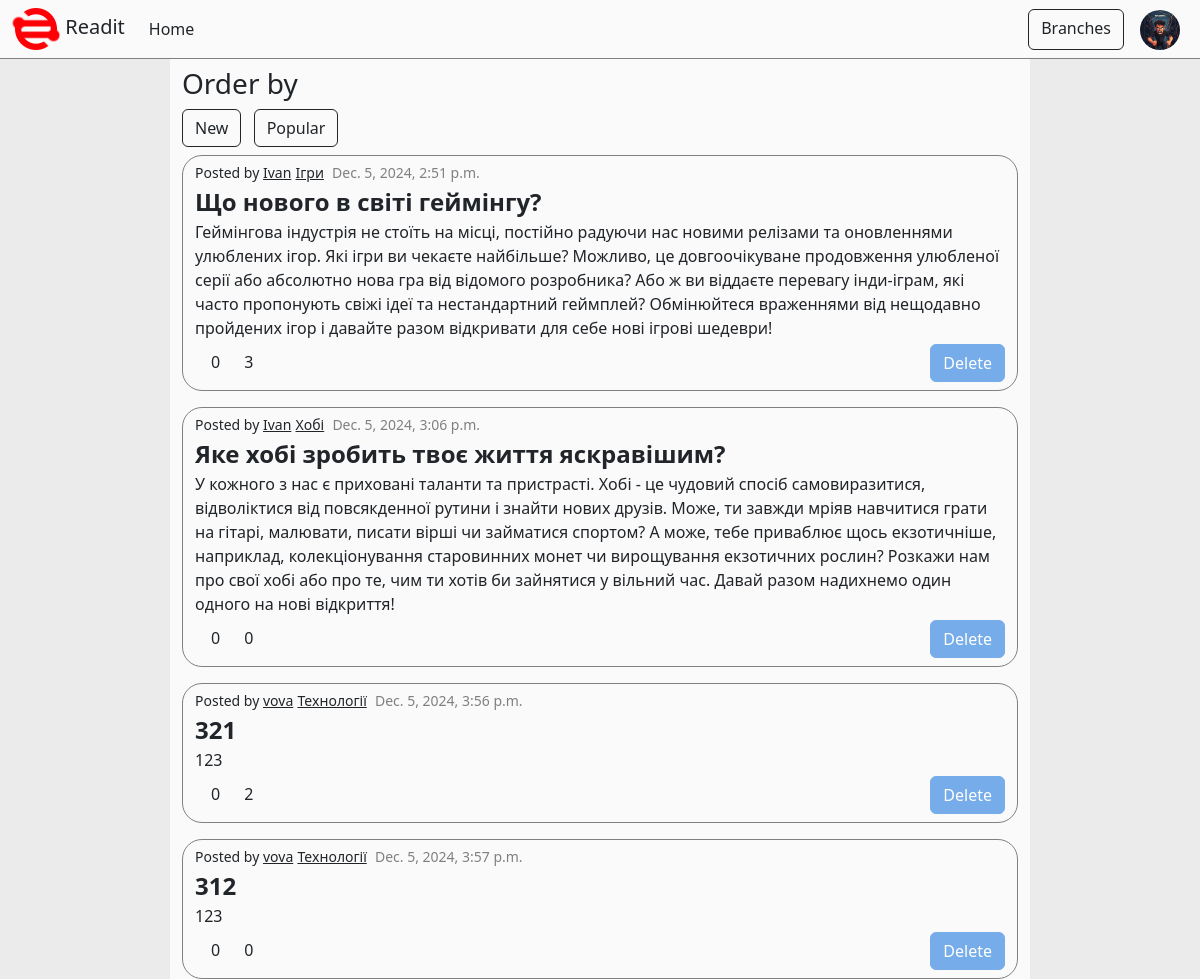
Page /posts/ (signed in) on the committed database.
### auth_sys/models.py (models this page shows)
class NewUser(AbstractUser):
    is_moderator = models.BooleanField(default=False)
    def __str__(self) -> str:
        return self.username

### user_profile/models.py (models this page shows, shortened)
class Profile(models.Model):
    user = models.OneToOneField(settings.AUTH_USER_MODEL, on_delete=models.CASCADE, related_name='profile')
    image = models.ImageField(upload_to="profile/%Y/%m/%d/", blank=True, null=True)
    def get_image_url(self):
        url = static('img/anonymous_user.png')
        if self.image:
            url = self.image.url
        return url
    def admin_panel_image(self):
        if self.image:
            return mark_safe(f'<img src="{self.image.url}" width=125>')
    admin_panel_image.short_description = 'Image'
    admin_panel_image.allow_tags = True
    class Meta:
        verbose_name = "Profile"
        verbose_name_plural = "Profiles"

### forum/models.py (models this page shows, shortened)
class Post(models.Model):
    author = models.ForeignKey(settings.AUTH_USER_MODEL, on_delete=models.CASCADE, related_name='posts')
    branch = models.ForeignKey(Branch, on_delete=models.CASCADE, related_name='posts')
    title = models.CharField(max_length=255)
    description = models.TextField()
    created = models.DateTimeField(auto_now=True)
    rating = models.OneToOneField(Rating, on_delete=models.CASCADE, related_name='post', blank=True, null=True)
    def get_absolute_url(self):
        return reverse('post-detail', kwargs={'pk': self.pk,
                                              'bk': self.branch.pk})
    class Meta:
        verbose_name = "Post"
        verbose_name_plural = "Posts"

class Branch(models.Model):
    author = models.ForeignKey(settings.AUTH_USER_MODEL, on_delete=models.CASCADE)
    name = models.CharField(max_length=255)
    description = models.TextField()
    def get_absolute_url(self):
        return reverse('branch-detail', kwargs={'pk': self.pk})
    class Meta:
        verbose_name = "Branch"
        verbose_name_plural = "Branches"

class Rating(models.Model):
    sum_rating = models.IntegerField(default=0)
    def get_rating(self):
        return sum([grade.value for grade in self.grades.all()])

class Commentary(models.Model):
    post = models.ForeignKey(Post, on_delete=models.CASCADE, related_name='comments')
    commentary = models.ForeignKey('Commentary', on_delete=models.CASCADE, related_name='comments', blank=True, null=True)
    author = models.ForeignKey(settings.AUTH_USER_MODEL, on_delete=models.CASCADE, related_name='comments')
    text = models.TextField()
    created = models.DateTimeField(auto_now=True)
    rating = models.OneToOneField(Rating, on_delete=models.CASCADE, related_name='comment', blank=True, null=True)
    class Meta:
        ordering=['-created']
        verbose_name = "Comment"
        verbose_name_plural = "Comments"

### forum/views.py (the view)
# urls.py: path('posts/', PostListView.as_view(), name='post-list'),
class PostListView(ListView):
    model = Post
    template_name = "forum/post-list.html"
    context_object_name = 'posts'
    def get_context_data(self, **kwargs):
        context = super().get_context_data(**kwargs)
        _posts = self.model.objects
        if self.request.GET.get('order_by') is None:
            _posts = self.model.objects.order_by('-rating__sum_rating')
        else:
            _posts = _posts.order_by('-created')
        context['posts'] = _posts
        return context

### templates/forum/post-list.html
{% extends 'base.html' %}
{% block content %}
<h3>Order by</h3>
<a href="{% url 'post-list' %}?order_by=new" class="btn btn-outline-secondary me-2">New</a>
<a href="{% url 'post-list' %}" class="btn btn-outline-secondary me-2">Popular</a>
{% for post in posts %}
    {% include 'forum/objects/post.html' with post=post %}
{% endfor %}
{% endblock content %}

### templates/header.html (shortened to what this page needs)
{% load static %}
<nav class="navbar navbar-expand-lg p-0">
  <div class="container-fluid">
    <a class="navbar-brand fa" href="{% url 'index' %}"><img src="{% static 'img/logo-bright.png' %}"> Readit</a>
    <div class="collapse navbar-collapse" id="navbarScroll">
      <ul class="navbar-nav me-auto my-2 my-lg-0 navbar-nav-scroll" style="--bs-scroll-height: 100px;">
        <li class="nav-item">
          <a class="nav-link active" aria-current="page" href="{% url 'index' %}">Home</a>
        </li>
      </ul>
      <div class="d-flex">
        <a class="btn btn-outline-secondary m-2" href="{% url 'branch-list' %}">Branches</a>
        {% if request.user.is_authenticated %}
        <div class="dropdown">
          <a role="button" data-bs-toggle="dropdown">
            <img style="border-radius: 50%;" src="{{ user.profile.get_image_url }}" width="40" height="40"
              class="d-inline-block align-text-top m-2">
          </a>
        </div>
        {% endif %}
      </div>
    </div>
  </div>
</nav>

### templates/forum/objects/post.html (shortened to what this page needs)
<div class="container border mt-2 mb-3 pt-1" style="border-width: 2px; border-radius: 20px">
    <small>Posted by <a href="{% url 'profile' post.author.profile.pk %}">{{ post.author.username }}</a></small>
    <small><a href="{{ post.branch.get_absolute_url }}">{{ post.branch.name }}</a></small>
    <small style="color: gray;" class="m-1">{{ post.created }}</small>
    <div class="card" style="border: none; background-color: transparent">
        <p class="m-0 bold-text"><a href="{{ post.get_absolute_url }}" style="text-decoration:none" class="stretched-link">{{ post.title }}</a></p>
        <p class="mb-1">{{ post.description }}</p>
    </div>
    <div class="d-flex">
        <div style="flex-wrap: wrap; align-content: flex-end;" class="d-flex">
            {% include 'forum/objects/rating-buttons.html' with object=post %}
            <p class="m-0"> {{ post.comments.all|length }}</p>
        </div>
        {% if request.user.is_authenticated %}
        {% if request.user == post.author or request.user.is_moderator %}
        <form action="{% url 'post-delete' post.branch.pk post.pk %}" method="post" class="mb-2 ms-auto">
            <input type="submit" class="btn btn-danger" value="Delete">
        </form>
        {% endif %}
        {% endif %}
    </div>
</div>

### templates/forum/objects/rating-buttons.html (shortened to what this page needs)
<div style="align-items: flex-start" data-rating="{{ object.rating.id }}" class="rating-buttons d-flex me-2">
    <button class="btn btn-sm btn-outline-dark" style="border: none; border-radius:40%" data-value="1">
    </button>
    <p class="rating-sum">{{ object.rating.get_rating }}</p>
    <button class="btn btn-sm btn-outline-dark" style="border: none; border-radius:40%" data-value="-1">
    </button>
</div>

### static/css/style.css (style rules this page uses)
:root { --bs-heading-color: var(--text-color); --bs-nav-link-color: var(--text-color); --bs-nav-link-hover-color: var(--hovered-color); }
.btn-outline-secondary { --bs-btn-color: var(--text-color); --bs-btn-border-color: var(--text-color); }
nav { background-color: var(--main-color); border-bottom: 1px solid gray; }
.nav-link, .navbar-brand { --bs-navbar-active-color: var(--text-color); --bs-navbar-brand-color: var(--text-color); }
.btn-danger { --bs-btn-bg: #75ace9; --bs-btn-border-color: #75ace9; --bs-btn-hover-bg: #5492d7; --bs-btn-hover-border-color: #5492d7; --bs-btn-active-bg: white; --bs-btn-active-border-color: white; }
.btn-outline-dark { --bs-btn-hover-bg: var(--hovered-color); --bs-btn-hover-color: var(--hovered-i-color); color: var(--text-color); }
p, small, a, h2 { color: var(--text-color) }
html, body { height: 100%; }
.bold-text { font-weight: 600; font-size: 1.5rem; }
.card { border-color: var(--card-color); }
ol,ul,li { list-style:none; }

### rows in the picture
Post: author.username "Ivan", branch.name "Ігри", created "Dec. 5, 2024, 2:51 p.m.", title "Що нового в світі геймінгу?", description "Геймінгова індустрія не стоїть на місці, постійно радуючи нас новими релізами та оновленнями улюблених ігор. Які ігри ви чекаєте найбільше? Можливо, це довгоочікуване продовження улюбленої серії або абсолютно нова гра від відомого розробника? Або ж ви віддаєте перевагу інди-іграм, які часто пропонують свіжі ідеї та нестандартний геймплей? Обмінюйтеся враженнями від нещодавно пройдених ігор і давайте разом відкривати для себе нові ігрові шедеври!", rating.get_rating "0", comments.all|length "3"
Post: author.username "Ivan", branch.name "Хобі", created "Dec. 5, 2024, 3:06 p.m.", title "Яке хобі зробить твоє життя яскравішим?", description "У кожного з нас є приховані таланти та пристрасті. Хобі - це чудовий спосіб самовиразитися, відволіктися від повсякденної рутини і знайти нових друзів. Може, ти завжди мріяв навчитися грати на гітарі, малювати, писати вірші чи займатися спортом? А може, тебе приваблює щось екзотичніше, наприклад, колекціонування старовинних монет чи вирощування екзотичних рослин? Розкажи нам про свої хобі або про те, чим ти хотів би зайнятися у вільний час. Давай разом надихнемо один одного на нові відкриття!", rating.get_rating "0", comments.all|length "0"
Post: author.username "vova", branch.name "Технології", created "Dec. 5, 2024, 3:56 p.m.", title "321", description "123", rating.get_rating "0", comments.all|length "2"
Post: author.username "vova", branch.name "Технології", created "Dec. 5, 2024, 3:57 p.m.", title "312", description "123", rating.get_rating "0", comments.all|length "0"
